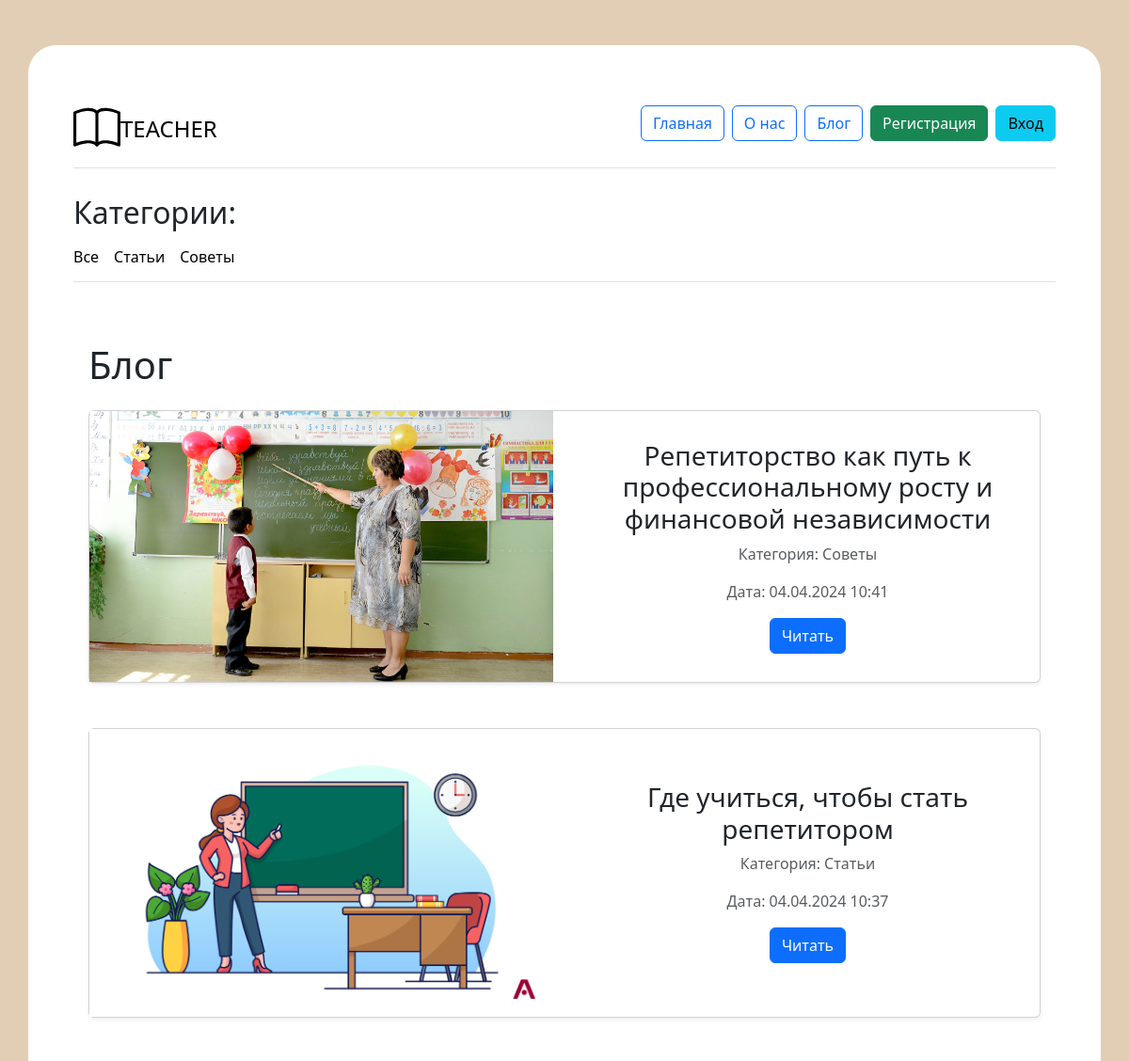
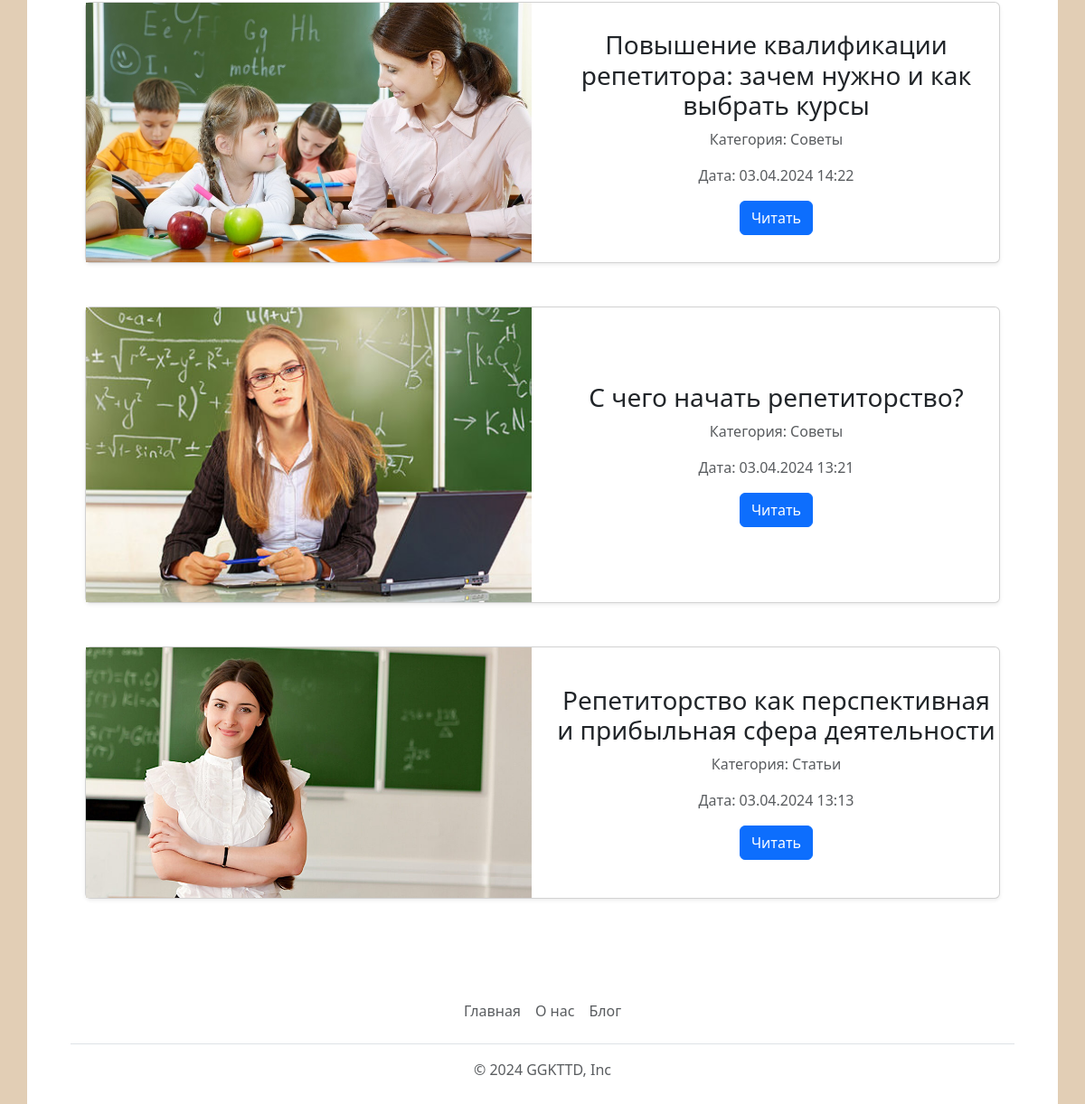
Page /blog on the committed database (2 pictures, top to bottom).
### app.py (models this page shows, shortened)
class Articles(db.Model):
    id = db.Column(db.Integer,primary_key=True)
    title = db.Column(db.String(100))
    date = db.Column(db.DateTime, default=datetime.now)
    text = db.Column(db.Text)
    image_name = db.Column(db.String(100))
    category = db.Column(db.String(100))

### app.py (the view, shortened to what this page needs)
@app.route('/blog', methods=['GET', 'POST'])
def blog():
    articles = Articles.query.order_by(Articles.date.desc()).all()
    if request.method == 'GET':
        category = request.args.get('category')
        if category:
            category= category.capitalize()
            category = "%{}%".format(category)
            articles = Articles.query.filter(Articles.category.like(category)).all()
            return render_template("blog.html",articles=articles)
        else:
             return render_template("blog.html",articles=articles)
    return render_template("blog.html",articles=articles)

### app.py (called while the page is built)
@app.context_processor
def inject_user():
    return dict(
    subjects=db.session.query(Teachers.subject).distinct().all(),
    articles_category=db.session.query(Articles.category).distinct().all(),
    )

@app.context_processor
def inject_user():
    def get_user_name():
        if 'name' in session:
            return Users.query.filter_by(email=session['name']).first()
    return dict(active_user=get_user_name())

### templates/blog.html (shortened to what this page needs)
{% extends 'base.html' %}
{% block main %}
<div class="nav-scroller py-1 mb-3 border-bottom">
    <h2>Категории:</h2>
    <nav class="nav nav-underline">
        <a class="nav-item nav-link link-body-emphasis " href="/blog">Все</a>
        {%for category in articles_category%}
        <a class="nav-item nav-link link-body-emphasis"
            href="/blog?category={{category.category}}">{{category.category}}</a>
        {%endfor%}
    </nav>
</div>
<div class="album py-5">
    <h1 class="mx-3">Блог</h1>
    <div class="row row-cols-sm-1 g-3">
        {%for article in articles%}
        <div class="col ">
            <div class="card shadow-sm m-3">
                <div class="row">
                    <div class="col">
                        <img src="../static/img/upload/{{article.image_name}}" class="img-fluid" alt="">
                    </div>
                    <div class="col d-flex align-items-center justify-content-center flex-column text-center">
                        <h3>{{article.title}}</h3>
                        <p class="text-body-secondary">Категория: {{article.category}}</p>
                        <p class="text-body-secondary">Дата: {{article.date.strftime('%d.%m.%Y %H:%M')}}</p>
                        <a href="/article/{{article.id}}" class="btn btn-primary">Читать</a>
                    </div>
                </div>
            </div>
        </div>
        {%endfor%}
    </div>
</div>
{% endblock %}

### static/css/style.css (style rules this page uses)
body { background-color: #e2ceb5; }

### rows in the picture
Articles: image_name (picture), title "Репетиторство как путь к профессиональному росту и финансовой независимости", category "Советы", date "04.04.2024 10:41"
Articles: image_name (picture), title "Где учиться, чтобы стать репетитором", category "Статьи", date "04.04.2024 10:37"
Articles: image_name (picture), title "Повышение квалификации репетитора: зачем нужно и как выбрать курсы", category "Советы", date "03.04.2024 14:22"
Articles: image_name (picture), title "С чего начать репетиторство?", category "Советы", date "03.04.2024 13:21"
Articles: image_name (picture), title "Репетиторство как перспективная и прибыльная сфера деятельности", category "Статьи", date "03.04.2024 13:13"

### other values in the picture
{{ category.category }} "Статьи" "Советы"
